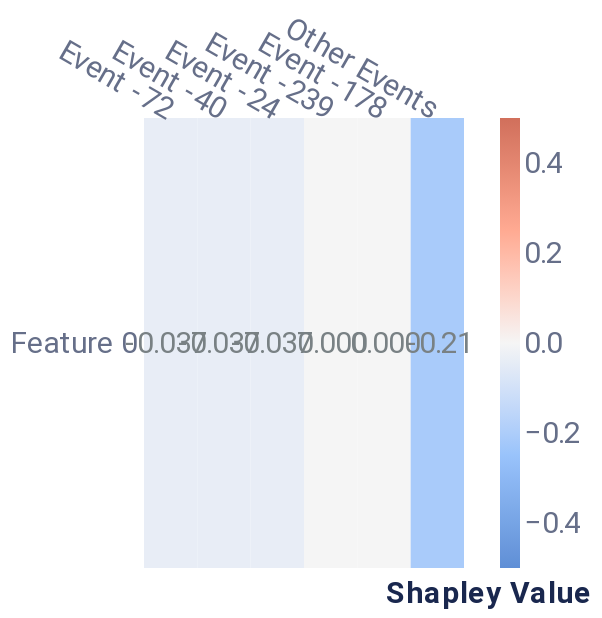

Notebook code for this chart:
### Code cell
from timeshap.explainer import local_cell_level
from timeshap.plot import plot_cell_level

cell_dict = {'rs': 42, 'nsamples': 32000, 'top_x_events': 5, 'top_x_feats': 1}
cell_data = local_cell_level(f, random_sequence, cell_dict, event_data, feature_data, entity_uuid=None, entity_col=None, baseline=average_event, pruned_idx=pruning_idx)
feat_names = list(feature_data['Feature'].values)[:-1] # exclude pruned events
cell_plot = plot_cell_level(cell_data, feat_names, feature_dict.get('plot_features'))
cell_plot

### Figure 1 — Vega-Lite specification as saved in the notebook (floating-point values rounded to 4 significant figures)
{"config": {"axis": {"domain": true, "domainColor": "#666F89", "grid": false, "gridCap": "round", "gridColor": "#B3B7C4", "gridDash": [2, 4], "gridWidth": 0.5, "labelColor": "#666F89", "labelFont": "Roboto, Arial, sans-serif", "labelPadding": 2, "tickColor": "#666F89", "tickOpacity": 0.5, "tickSize": 4, "titleColor": "#19274E", "titleFont": "Roboto, Arial, sans-serif", "titleFontSize": 12}, "axisBand": {"domain": true, "labelPadding": 4, "ticks": false}, "axisY": {"domain": false, "titleAlign": "left", "titleAngle": 0, "titleX": -20, "titleY": -10}, "legend": {"labelColor": "#666F89", "labelFont": "Roboto, Arial, sans-serif", "labelFontSize": 12, "symbolSize": 40, "titleColor": "#19274E", "titleFont": "Roboto, Arial, sans-serif", "titleFontSize": 12, "titlePadding": 4}, "arc": {"stroke": "#FFFFFF", "strokeWidth": 1}, "bar": {"fill": "#2770EB", "stroke": null}, "line": {"stroke": "#2770EB", "strokeWidth": 2}, "path": {"stroke": "#2770EB", "strokeWidth": 0.5}, "point": {"fill": "#2770EB", "shape": "circle", "filled": true}, "rect": {"fill": "#2770EB"}, "rule": {"stroke": "#666F89"}, "shape": {"stroke": "#2770EB"}, "text": {"color": "#19274E", "font": "Roboto, Arial, sans-serif", "fontSize": 12}, "range": {"category": ["#2770EB", "#77B98A", "#DA5252", "#FFC400", "#A87AEA", "#00A39E", "#19274E"], "diverging": ["#006360", "#2BB3AE", "#96D9D7", "#FFFFFF", "#EDAAAA", "#DA5252", "#811D1D"], "heatmap": ["#18448F", "#1B4EA5", "#2770EB", "#4C88EE", "#82ACF3", "#A6C4F7", "#E9F1FD"], "ramp": ["#18448F", "#1B4EA5", "#2770EB", "#4C88EE", "#82ACF3", "#A6C4F7", "#E9F1FD"]}, "background": "#FFFFFF", "group": {"fill": "#FFFFFF"}, "header": {"labelColor": "#19274E", "labelFont": "Roboto, Arial, sans-serif", "labelFontSize": 12, "titleColor": "#19274E", "titleFont": "Roboto, Arial, sans-serif", "titleFontSize": 16}, "title": {"anchor": "start", "color": "#19274E", "font": "Roboto, Arial, sans-serif", "fontSize": 20, "fontWeight": "bold", "offset": 20, "subtitleColor": "#19274E", "subtitleFontSize": 16}, "view": {"continuousHeight": 300, "continuousWidth": 400, "stroke": "transparent"}}, "layer": [{"mark": "rect", "encoding": {"color": {"field": "rounded", "legend": {"gradientLength": 225, "gradientThickness": 10, "labelFontSize": 15, "orient": "right"}, "scale": {"domain": [-0.5, 0.5], "range": ["#5f8fd6", "#99c3fb", "#f5f5f5", "#ffaa92", "#d16f5b"]}, "title": null, "type": "quantitative"}, "x": {"axis": {"titleFontSize": 15}, "field": "Event", "sort": ["Event -72", "Event -40", "Event -24", "Event -239", "Event -178"], "type": "nominal"}, "y": {"axis": {"domain": false, "labelFontSize": 15, "title": null}, "field": "Feature", "sort": [], "type": "nominal"}}}, {"mark": {"type": "text", "align": "right", "baseline": "middle", "color": "#798184", "dx": 18, "fontSize": 15}, "encoding": {"text": {"field": "rounded_str", "type": "nominal"}, "x": {"axis": {"domain": false, "labelAngle": 30, "labelFontSize": 15, "orient": "top", "title": "Shapley Value", "titleX": 172, "titleY": 245}, "field": "Event", "sort": ["Event -72", "Event -40", "Event -24", "Event -239", "Event -178"], "type": "nominal"}, "y": {"axis": {"domain": false, "labelFontSize": 15, "title": null}, "field": "Feature", "sort": [], "type": "nominal"}}}], "data": {"name": "data-0c237a6856cc2b35798144ef1cf19212"}, "height": 225, "width": 160, "$schema": "https://vega.github.io/schema/vega-lite/v4.17.0.json", "datasets": {"data-0c237a6856cc2b35798144ef1cf19212": [{"Event": "Event -239", "Feature": "Feature 0", "Shapley Value": 0.0, "rounded": 0.0, "rounded_str": "0.000"}, {"Event": "Event -178", "Feature": "Feature 0", "Shapley Value": -1.937e-07, "rounded": -0.0, "rounded_str": "0.000"}, {"Event": "Event -24", "Feature": "Feature 0", "Shapley Value": -0.03703, "rounded": -0.037, "rounded_str": "-0.037"}, {"Event": "Event -72", "Feature": "Feature 0", "Shapley Value": -0.03703, "rounded": -0.037, "rounded_str": "-0.037"}, {"Event": "Event -40", "Feature": "Feature 0", "Shapley Value": -0.03703, "rounded": -0.037, "rounded_str": "-0.037"}, {"Event": "Other Events", "Feature": "Feature 0", "Shapley Value": -0.2097, "rounded": -0.21, "rounded_str": "-0.21"}]}}
